Frame 1 (no input): blank canvas, image omitted
Frame 60 (no input): blank canvas, image omitted
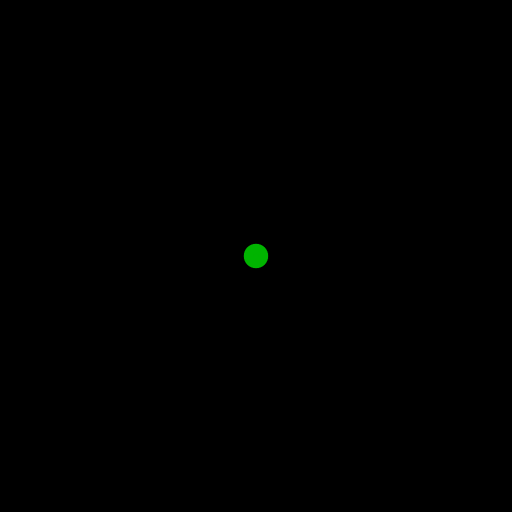
Frame 120 (the mouse pressed at the canvas centre since frame 60)

The p5.js sketch whose frames 1 and 60 were blank and that drew this single picture after the mouse press (run headless with seeded random() and noise() and a simulated clock; from frame 60 on, the mouse is pressed at the canvas centre):

// p5.js sketch
// ── sketch.js

const epsilon = 0.1;
const WIDTH = 1024;
const HEIGHT = 1024;
const circles = [];
let queue = [];
const inputs = [];
const plotted = [];
let hasfinishedinput = false;
let maxradius = 0;
const animationCenter = [WIDTH*0.5, HEIGHT*0.5];
let enable_animation = false;

function setup() {
	pixelDensity(1);
	createCanvas(WIDTH, HEIGHT);
	document.getElementById("defaultCanvas0").style['height'] = "512px";
	document.getElementById("defaultCanvas0").style['width'] = "512px";
}

function mousePressed() {
	if (mouseX < 0 || mouseX >= WIDTH || mouseY < 0 || mouseY >= HEIGHT) {
		return;
	}
	if (mouseButton == CENTER) {
		animationCenter[0] = mouseX;
		animationCenter[1] = mouseY;
		enable_animation = true;
	}
	if (mouseButton != LEFT) {
		return;
	}
	if (hasfinishedinput) {
		inputs.length = 0;
		hasfinishedinput = false;
	}
	if (inputs.length < 2) {
		inputs.push(new Complex(mouseX, mouseY))
	}
	if (inputs.length >= 2 && !hasfinishedinput) {
		plotted[0] = inputs[0];
		plotted[1] = inputs[1];
		circles.length = 0;
		queue.length = 0;
		let d = dist(inputs[0].a, inputs[0].b, inputs[1].a, inputs[1].b);
		circles.push(new Circle(-1 / d, (inputs[0].a+inputs[1].a)*0.5, (inputs[0].b+inputs[1].b)*0.5));
		circles.push(new Circle(2 / d, inputs[0].a, inputs[0].b));
		circles.push(new Circle(2 / d, inputs[1].a, inputs[1].b));
		hasfinishedinput = true;
		queue.push([circles[0], circles[1], circles[2]])
		maxradius = circles[0].r;
		for (let i=0; i<8; i++) {
			nextCircles();
		}
	}
}

function animateCircles() {
	if (plotted.length >= 2) {
		enable_animation = !enable_animation;
	}
}

function nextCircles() {
	let nextQueue = []
	for (let triplet of queue) {
		let [c1, c2, c3] = triplet;
		let newCircles = descartes(c1, c2, c3);
		for (let circle of newCircles) {
			if (validateNewCircle(circle, c1, c2, c3)) {
				circles.push(circle)
				nextQueue.push([c1, c2, circle]);
				nextQueue.push([c2, c3, circle]);
				nextQueue.push([c3, c1, circle]);
			}
		}
	}
	queue = nextQueue;
}

function validateNewCircle(c4, c1, c2, c3) {
	let d;
	if (c4.r <= 0.75) {
		return false;
	}
	for (let other of circles) {
		if (c4.dist(other) < epsilon && abs(c4.r - other.r) < epsilon) {
			return false;
		}
	}
	// check if all four circles are mutually tangent
	function isTangent(c1, c2) {
		let d = c1.dist(c2);
		return abs(d - (c1.r + c2.r)) < epsilon || abs(d - abs(c2.r - c1.r)) < epsilon;
	}
	return isTangent(c4, c1) && isTangent(c4, c2) && isTangent(c4, c3);
}

function draw() {
	background(0);
	stroke(0);
	// loadPixels();
	for (let c4 of circles) {
		if (c4.x <= -2*c4.r || c4.x >= WIDTH+2*c4.r) {
			continue;
		}
		if (c4.y <= -2*c4.r || c4.y >= WIDTH+2*c4.r) {
			continue;
		}
		strokeWeight(min(3, max(1, 5 * c4.r / maxradius)));
		if (c4.r < maxradius) {
			c4.show(pow((maxradius - c4.r)/maxradius, 3) * 200 + 20);
		} else {
			c4.show(255);
		}
	}
	// updatePixels();
	if (inputs.length == 1) {
		stroke(0);
		strokeWeight(1);
		fill(0,180,0);
		circle(inputs[0].a, inputs[0].b, 50);
		stroke(0,180,0);
		strokeWeight(10);
		line(mouseX, mouseY, inputs[0].a, inputs[0].b);
	}
	if (plotted.length >= 2) {
		document.getElementById("animate").hidden = false;
	}
	
	if (enable_animation) {
		stepAnimation();
	}
}

function stepAnimation() {
	for (let circle of circles) {
		const c = Math.cos(PI/1000);
		const s = Math.sin(PI/1000);
		let x = (circle.x - animationCenter[0]) * 1.0 / WIDTH;
		let y = (circle.y - animationCenter[1]) * 1.0 / HEIGHT;
		let tmp = c*x - s*y;
		y = s*x + c*y;
		x = tmp;
		circle.position(x*WIDTH + animationCenter[0], y*HEIGHT + animationCenter[1]);
	}
}

/* Unused right now. Eventually might be able to write a more efficient circle routine... */
function px(x, y, c) {
	if (x>=0 && x<WIDTH && y>=0 && y<HEIGHT) {
		let i = (int(y)*WIDTH + int(x)) * 4;
		pixels[i+0] = c;
		pixels[i+1] = c;
		pixels[i+2] = c;
		pixels[i+3] = 255;
	}
}


function descartes(c1, c2, c3) {
	let k1 = c1.b;
	let k2 = c2.b;
	let k3 = c3.b;
	let k4s = k1 + k2 + k3;
	let k4r = 2 * sqrt(k1 * k2 + k2 * k3 + k3 * k1);
	// just use complex class for storage
	let k4 = new Complex(k4s + k4r, k4s - k4r);
	let zk1 = c1.center.scale(k1);
	let zk2 = c2.center.scale(k2);
	let zk3 = c3.center.scale(k3);
	let sum = zk1.add(zk2).add(zk3);
	let root = zk1.multiply(zk2).add(zk2.multiply(zk3)).add(zk3.multiply(zk1));
	root = root.sqrt().scale(2);
	let res = [sum.add(root).scale(1/k4.a), sum.sub(root).scale(1/k4.a),
			   sum.add(root).scale(1/k4.b), sum.sub(root).scale(1/k4.b)]
	return [new Circle(k4.a, res[0].a, res[0].b),
			new Circle(k4.a, res[1].a, res[1].b),
			new Circle(k4.b, res[2].a, res[2].b),
			new Circle(k4.b, res[3].a, res[3].b)]
}
// ── circle.js
class Circle {
  constructor(b, x, y) {
    this.position(x, y);
    this.bend(b);
  }
  position(x, y) {
    this.x = x;
    this.y = y;
	this.center = new Complex(x, y);
  }
  bend(b) {
    this.b = b
    this.r = abs(1 / b);
  }
  dist(other) {
	  return dist(this.center.a, this.center.b, other.center.a, other.center.b);
  }
  show(c) {
    stroke(0);
    fill(c);
    circle(this.x, this.y, this.r * 2)
  }
}

// ── complex.js
class Complex {
  constructor(a, b) {
    this.a = a
    this.b = b
  }
  add(n) {
    return new Complex(this.a+n.a, this.b+n.b);
  }
  sub(n) {
    return new Complex(this.a-n.a, this.b-n.b);
  }
  scale(n) {
    return new Complex(this.a*n, this.b*n);
  }
  multiply(n) {
    return new Complex(this.a*n.a - this.b*n.b, this.a*n.b + this.b*n.a)
  }
  root(n) {
	  let r = sqrt(this.a * this.a + this.b * this.b)
	  let angle = atan2(this.b, this.a)
	  r = pow(r, 1/n);
	  angle /= n;
	  return new Complex(r * cos(angle), r * sin(angle));
  }
  sqrt() {
	  return this.root(2);
  }
}
